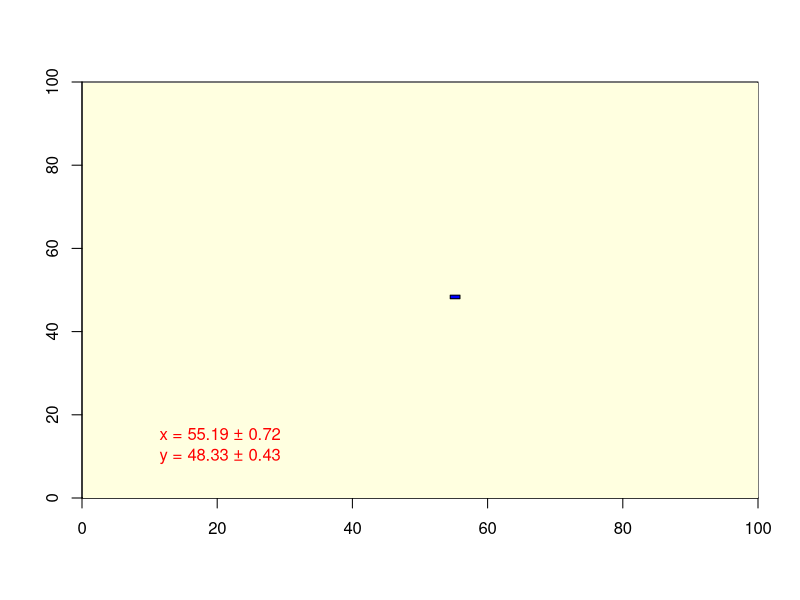
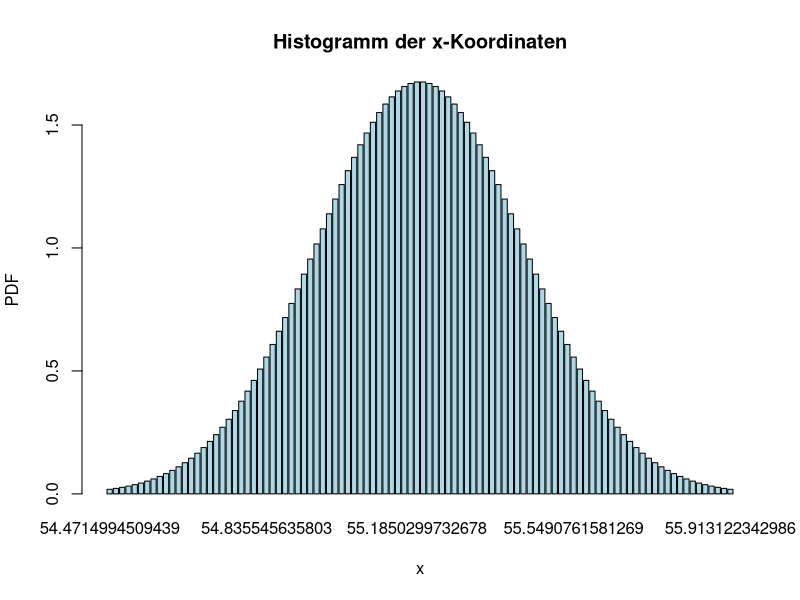
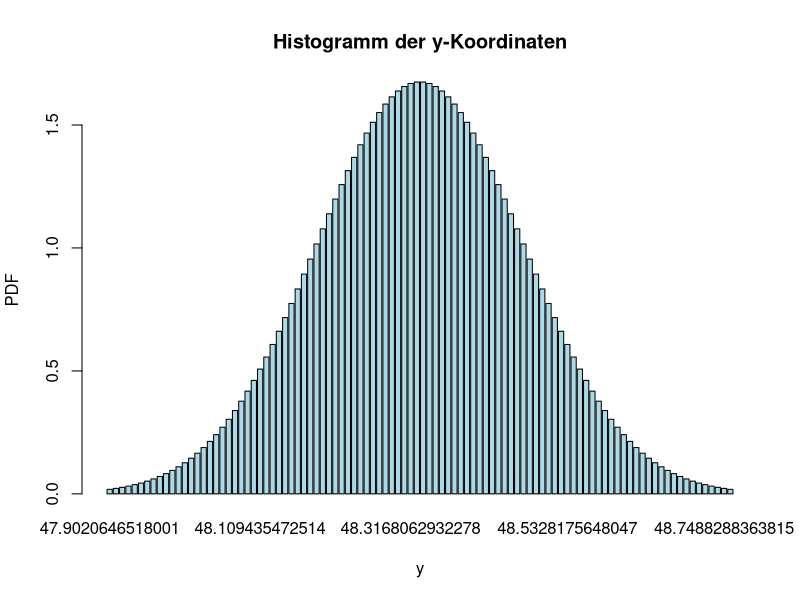

These charts were generated, in order, by the following R code:

library(plotrix)
library(dplyr)
library(ggplot2)
library(grid)
library(RColorBrewer)


answerstable <- read.csv(file = 'myapp/data/RQ1_corrected_scaled.csv', header=TRUE) #importiere das answers file

dfall <- answerstable %>% filter(QUES2SURV_METHOD == "classic" & ANS2SURV_ANSWERED == 1)
scenarios <- as.data.frame(table(dfall$QUES_ID))
numberscenarios  <- nrow(scenarios)
dfcalc <- data.frame(matrix(ncol = 9, nrow = 0))
colnames(dfcalc) <- c("Index", "x", "x_3xSigma", "x_min", "x_max", "y", "y_3xSigma", "y_min", "y_max")

for (anz in 1:1){#numberscenarios) {

  actualscenario =as.vector(scenarios[anz,1])
  scentext <- (paste0("", actualscenario))
  print (scentext)
  Daten <- answerstable %>% filter(QUES2SURV_METHOD == "classic" & ANS2SURV_ANSWERED == 1 & QUES_ID == actualscenario)  
  numberofanswers <- nrow(Daten)  
 


# Hinzufügen vom mü und sigma (Artikel Seite 94, Formel (1):

Daten[,"x_mü"] <- (Daten[,"scaled_X1"]+Daten[,"scaled_X2"])/2
Daten[,"x_sigma"] <- (Daten[,"scaled_X2"]-Daten[,"scaled_X1"])/6   # korrigierte Formel
Daten[,"y_mü"] <- (Daten[,"scaled_Y1"]+Daten[,"scaled_Y2"])/2
Daten[,"y_sigma"] <- (Daten[,"scaled_Y2"]-Daten[,"scaled_Y1"])/6   # korrigierte Formel



# Pooling nach dem Algorithmus

# Anzahl an Probanden: 
N <- length(Daten[,1])

# Anzahl an Pooling-Iterationen:
p.max <- 10000

# Wert für delta-Abbruchkriterium und epsilon
delta <- 0.0001
epsilon <- 1 # (vgl. Seite 96, Abschnitt B)

# Vorinitialisierung
M <- Daten[,"x_mü"]
S <- Daten[,"x_sigma"]
p.Abbruch <- NA
Weights <- diag(rep(1,N))


# Zum Testen:
#M <- c(0.26,0.255,0.43,0.315)
#S <- c(0.03333333333333333333,0.0183333333333333333,0.03333333333333333,0.028333333333333333)
#N <- 4
#Weights <- diag(rep(1,N))

# Start der for-Schleife
S.0 <- S
for(p in 1:p.max){
  if( max(abs(M - M[1]), na.rm = TRUE) > delta ){
  #if( max(abs(M-M[1])) > delta ){  # falls das Abbruchkriterium noch nicht erfüllt ist
    
    c.L <- list()
    S.alt <- S
    for(j in 1:N){
      
      c.j <- 1/(epsilon+abs(M-M[j]))
      c.j <- c.j/sum(c.j)    # Normalisierung, dass die Summe der c.j-Gewichte gleich 1 ist (Korrektur eines weiteren Fehlers im Artikel)
      
      S[j] <- sqrt(1/(N*sum(c.j/S.alt^2)))      # Update von Sigma für den Probanden j
      M[j] <- S[j]^2 * N * sum(M*c.j/S.alt^2)   # Update von mü für den Probanden j
      
      c.L[[j]] <- c.j    # wird unten gebraucht, daher Abspeichern als Liste
      
    }
    
    Weights.Matrix <- matrix(NA,ncol=N,nrow=N)
    for(j in 1:N){
      c.j <- c.L[[j]]   # aus der Liste der c.j-Koeffizienten
      for(k in 1:N){
        Weights.Matrix[j,k] <- S[j]^2 * N * c.j[k]/S.alt[k]^2
      }
    }
    Weights <- Weights.Matrix%*%Weights  
    S <- sqrt(S^2/sum(S^2))
    
    p.Abbruch <- p
    
  }
}
p_x <- p.Abbruch
M_x <- M
s1_x <-  sqrt(sum(S.0^2*Weights[1,]^2))
sigma3_x <-  3*(sqrt(sum(S.0^2*Weights[1,]^2)))
Weights_x <- Weights

rm(Weights)

p.Abbruch <- NA
Weights <- diag(rep(1,N))
M <- Daten[,"y_mü"]
S <- Daten[,"y_sigma"]
p.Abbruch <- NA
Weights <- diag(rep(1,N))


# Zum Testen:
#M <- c(0.26,0.255,0.43,0.315)
#S <- c(0.03333333333333333333,0.0183333333333333333,0.03333333333333333,0.028333333333333333)
#N <- 4
#Weights <- diag(rep(1,N))

# Start der for-Schleife
S.0 <- S
for(p in 1:p.max){
  if( max(abs(M - M[1]), na.rm = TRUE) > delta ){
  #if( max(abs(M-M[1])) > delta ){  # falls das Abbruchkriterium noch nicht erfüllt ist
    
    c.L <- list()
    S.alt <- S
    for(j in 1:N){
      
      #if(is.na(S[j]) || is.na(S.alt[k]) || is.na(c.j[k]) || S[j] == 0 || S.alt[k] == 0 || c.j[k] == 0){
      #  next  # überspringt den aktuellen Durchlauf der Schleife
      #}
       
      
      c.j <- 1/(epsilon+abs(M-M[j]))
      c.j <- c.j/sum(c.j)    # Normalisierung, dass die Summe der c.j-Gewichte gleich 1 ist (Korrektur eines weiteren Fehlers im Artikel)
      
      S[j] <- sqrt(1/(N*sum(c.j/S.alt^2)))      # Update von Sigma für den Probanden j
      M[j] <- S[j]^2 * N * sum(M*c.j/S.alt^2)   # Update von mü für den Probanden j
      
      c.L[[j]] <- c.j    # wird unten gebraucht, daher Abspeichern als Liste
      
    }
    
    Weights.Matrix <- matrix(NA,ncol=N,nrow=N)
    for(j in 1:N){
      c.j <- c.L[[j]]   # aus der Liste der c.j-Koeffizienten
      for(k in 1:N){
        #if(j > length(c.L)){
        #  next  # überspringt den aktuellen Durchlauf der Schleife
        #}
        Weights.Matrix[j,k] <- S[j]^2 * N * c.j[k]/S.alt[k]^2
      }
    }
    Weights <- Weights.Matrix%*%Weights  
    S <- sqrt(S^2/sum(S^2))
    
    p.Abbruch <- p
    
  }
}
p_y <- p.Abbruch
M_y <- M
s1_y <-  sqrt(sum(S.0^2*Weights[1,]^2))
sigma3_y <-  3*(sqrt(sum(S.0^2*Weights[1,]^2)))
Weights_y <- Weights

#colnames(df) <- c("Index", "x", "x_3xSigma", "x_min", "x_max", "y", "y_3xSigma", "y_min", "y_max")

dfcalc <- rbind(dfcalc, data.frame(Index = actualscenario, x = M_x[1], x_3xsigma = sigma3_x, x_min=(M_x[1]-sigma3_x), x_max=(M_x[1]+sigma3_x), y = M_y[1], y_3xsigma = sigma3_y, y_min=(M_y[1]-sigma3_y), y_max=(M_y[1]+sigma3_y)))
actualscenario =as.vector(scenarios[anz,1])
scentext <- (paste0("", actualscenario))
filetitle <- (paste0("myapp/pictures/21_pooling_wachter/",scentext,".png"))


plot(x = 0, y = 0, type = "n", xlim = c(0, 100), ylim = c(0, 100), xlab = "", ylab = "", xaxs = "i", yaxs = "i")
rect(0.2, 0.05, 100, 99.8, col = "lightyellow", border = NA)
#axis(1)
#axis(2)
#box()

#plot(1, 1, type = "n", xlim = c(0, 100), ylim = c(0, 100), xlab = "", ylab = "", asp = 1,panel.first = rect(0, 0, 100, 100, col = "lightyellow"), xaxs = "i", yaxs = "i")


# Rechteck mit den gegebenen Koordinaten
rect(xleft = dfcalc[anz,4], ybottom = dfcalc[anz,8], xright = dfcalc[anz,5], ytop = dfcalc[anz,9], col = "blue")
x_label <- (paste0("x = ",round(dfcalc[anz,2], digits = 2), " ± ", round(dfcalc[anz,3], digits = 2)))
y_label <- (paste0("y = ",round(dfcalc[anz,6], digits = 2), " ± ", round(dfcalc[anz,7], digits = 2)))

text(x = 10, y = 15, labels = x_label, col = "red", cex = 1, font = 1, pos = 4)
text(x = 10, y = 10, labels = y_label, col = "red", cex = 1, font = 1, pos = 4)

#####

mean_x <- dfcalc[1, "x"]
sd_x <- dfcalc[1, "x_3xsigma"] / 3

mean_y <- dfcalc[1, "y"]
sd_y <- dfcalc[1, "y_3xsigma"] / 3


# Werte für die x-Achse generieren
x <- seq(mean_x - 3 * sd_x, mean_x + 3 * sd_x, length = 100)

# PDF für die x-Koordinaten 
pdf_x <- dnorm(x, mean = mean_x, sd = sd_x)*(6*sd_x/length(x))*numberofanswers

print (numberofanswers)
print (sum(pdf_x))

# Werte für die y-Achse generieren
y <- seq(mean_y - 3 * sd_y, mean_y + 3 * sd_y, length = 100)

# PDF für die y-Koordinaten berechnen
pdf_y <- dnorm(y, mean = mean_y, sd = sd_y)*(6*sd_y/length(y))*numberofanswers

# Histogramm für x-Koordinaten
barplot(pdf_x, names.arg = x, col = "lightblue", border = "black", xlab = "x", ylab = "PDF",main = "Histogramm der x-Koordinaten")

# Histogramm für y-Koordinaten
barplot(pdf_y, names.arg = y, col = "lightblue", border = "black", xlab = "y", ylab = "PDF", main = "Histogramm der y-Koordinaten")


# Berechnung von Median, erstes Quartil, drittes Quartil und Interquartilrange für x-Koordinaten
median_x <- median(dfcalc$x)
q1_x <- qnorm(0.25,mean_x,sd_x)
q3_x <- qnorm(0.75,mean_x,sd_x)
iqr_x <- q3_x - q1_x

# Berechnung von Median, erstes Quartil, drittes Quartil und Interquartilrange für y-Koordinaten
median_y <- median(dfcalc$y)
q1_y <- qnorm(0.25,mean_y,sd_y)
q3_y <- qnorm(0.75,mean_y,sd_y)
iqr_y <- q3_y - q1_y

# Ausgabe der Ergebnisse
print("x-Koordinaten:")
print(paste("Mittelwert:", mean_x))
print(paste("Median:", median_x))
print(paste("Erstes Quartil:", q1_x))
print(paste("Drittes Quartil:", q3_x))
print(paste("Interquartilrange:", iqr_x))

print("y-Koordinaten:")
print(paste("Mittelwert:", mean_y))
print(paste("Median:", median_y))
print(paste("Erstes Quartil:", q1_y))
print(paste("Drittes Quartil:", q3_y))
print(paste("Interquartilrange:", iqr_y))


}

